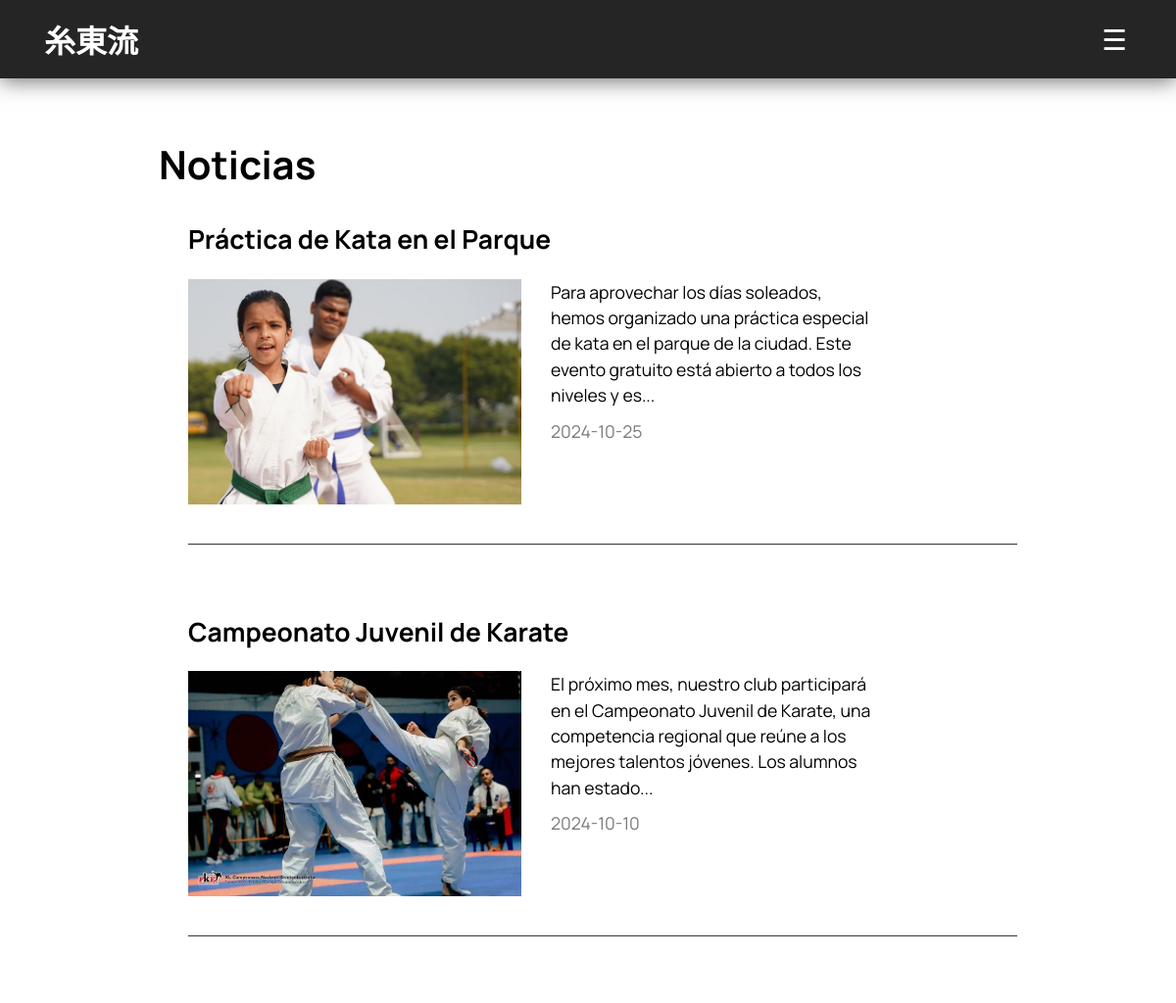
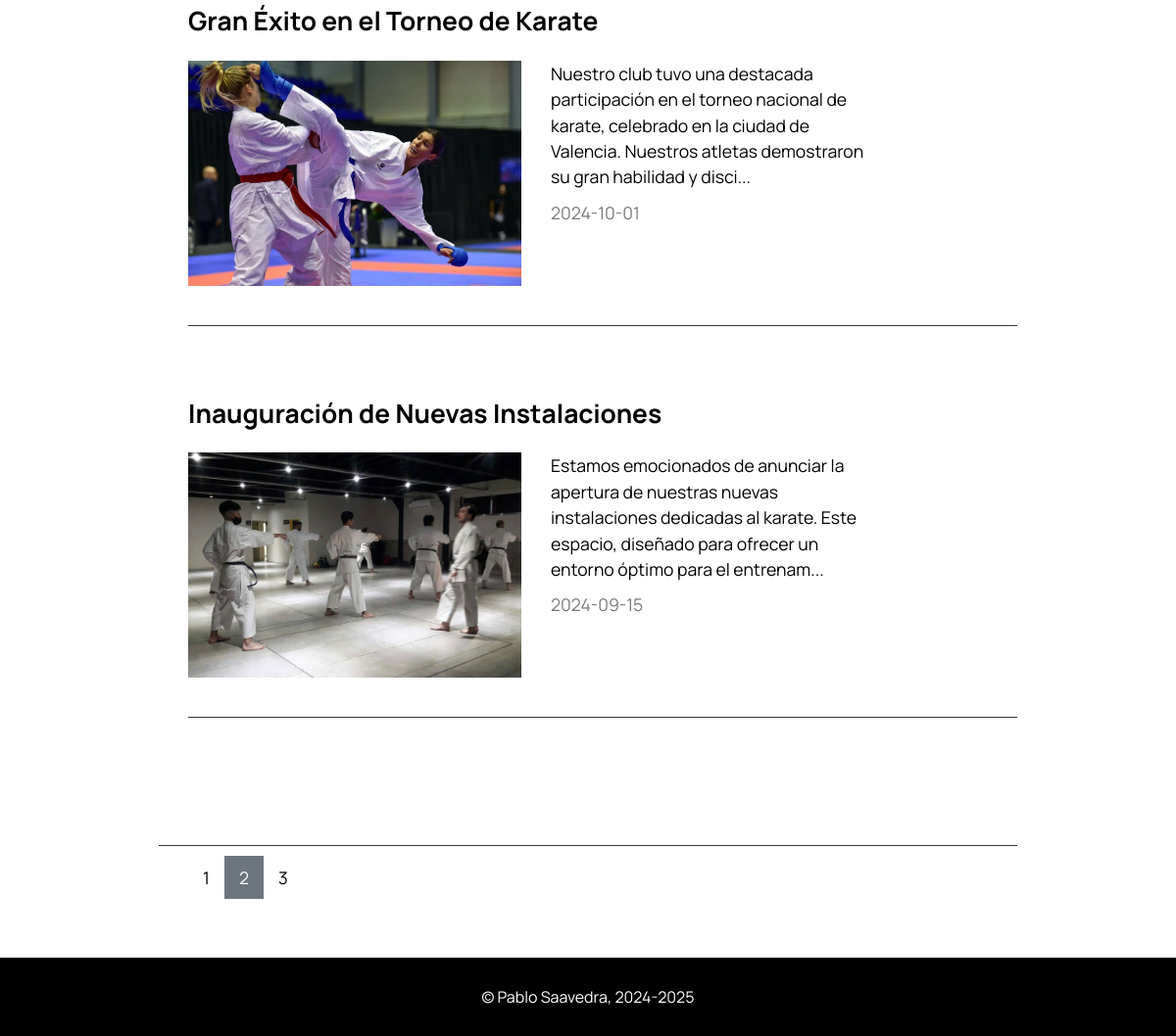
The app's page /paginas/noticias/noticias.php?pagina=2 with its own data (2 pictures, top to bottom).
### tables this page shows
CREATE TABLE noticia (
    id INTEGER NOT NULL PRIMARY KEY AUTO_INCREMENT,
    titulo VARCHAR(150) NOT NULL,
    contenido TEXT NOT NULL,
    imagen VARCHAR(255),
    fecha_publicacion DATE NOT NULL
);

### php/funciones.php (the view, shortened to what this page needs)
<?php
    function dibujarCabecera($ruta_i, $ruta_soc, $ruta_serv, $ruta_tes, $ruta_not, $ruta_cit, $ruta_prod, $ruta_dojo, $ruta_acc, $usuario, $sesion){
        $resultado='';
        $resultado.="
            <header>
                <h1><a href='$ruta_i'>糸東流</a></h1>
                    <nav>
                        <ul>
        ";
        if($sesion == ""){
            $resultado .= "
                <li><a href='$ruta_serv'>SERVICIOS</a></li>
                <li><a href='$ruta_tes'>TESTIMONIOS</a></li>
            ";
        }
        if($sesion != "") {
            if($sesion == "admin"){
                $resultado .= "
                    <li><a href='$ruta_prod/productos.php'>PRODUCTOS</a></li>
                    <li><a href='$ruta_soc/socios.php'>SOCIOS</a></li>
                    <li><a href='$ruta_acc/cerrar-sesion.php'>CERRAR SESIÓN DE ADMINISTRADOR</a></li>
                ";
            } else {
                $usuario = strtoupper($usuario);
                $resultado .= "
                    <li><a href='$ruta_prod/productos-cli.php'>PRODUCTOS</a></li>
                    <li><a href='$ruta_soc/perfil-socio.php'>PERFIL</a></li>
                    <li class ='close-session'><a href='$ruta_acc/cerrar-sesion.php'>CERRAR SESIÓN DE $usuario</a></li>
                ";
            }
        } else {
            $resultado .= "<li><a href='$ruta_acc/acceso.php'>ACCEDER</a></li>";
        }
        $resultado .= "
                    </ul>
                </nav>
            <button id='menu-btn' aria-label='Toggle menu'>&#9776;</button>
            </header>
        ";
        return $resultado;
    }
    function imprimirPaginado($conexion, $pagina){
        $resultado='<ul>';
        $total='';
        $sql='SELECT COUNT(id) AS total FROM noticia';
        $consulta=$conexion->prepare($sql);
        $consulta->execute();
        $consulta->bind_result($total);
        while($consulta->fetch()){
            $total=intval($total);
        }
        $num_paginas=round($total/4);
        for($i=1; $i<=$num_paginas; $i++){
            if($pagina == $i){
                $resultado.="<a href='noticias.php?pagina=$i'><li class='marcado'>$i</li></a>";
            }else{
                $resultado.="<a href='noticias.php?pagina=$i'><li>$i</li></a>";
            }
        }
        $resultado.='</ul>';
        return $resultado;
    }
    function imprimirNoticias($conexion, $pagina){
        $offset = ($pagina - 1) * 4;
        $sql="SELECT id,titulo,contenido,imagen,fecha_publicacion
        FROM noticia
        WHERE fecha_publicacion <= CURDATE()
        ORDER BY fecha_publicacion DESC, id DESC
        LIMIT 4 OFFSET $offset";
        $ruta_index=false;
        $resultado=generarListaNoticias($sql, $conexion, $ruta_index);
        return $resultado;
    }
    function generarListaNoticias($sql, $conexion, $ruta_index){
        $resultado='';
        $consulta=$conexion->prepare($sql);
        $consulta->execute();
        $consulta->bind_result($id, $titulo, $contenido, $ruta_imagen, $fecha);
        while($consulta->fetch()){
            $contenido=substr($contenido, 0, 170);
            $enlace="noticia-comp.php?id=$id";
            $resultado.="
            <a href='$enlace'>
                <article class='noticia' data-id='$id'>
                    <h2>$titulo</h2>
                    <div class='contenido-noticia'>
                        <div class='img-noticia'>
                            <img src='$ruta_imagen'>
                        </div>
                        <div class='side-text'>
                            <p>$contenido...</p>
                            <p>$fecha</p>
                        </div>
                    </div>
                </article>
            </a>";
        }
        return $resultado;
    }

### css/style.css (style rules this page uses)
* { margin: 0; padding: 0; box-sizing: border-box; font-family: Manrope; }
body { height: 100vh; display: flex; flex-direction: column; }
a:link, a:visited, a:hover, a:active { text-decoration: none; color: inherit; }
header { position: sticky; top: 0; z-index: 1; background-color: rgb(37, 37, 37); box-shadow: 0px 3px 20px rgb(37, 37, 37, 0.65); color: white; height: 80px; display: flex; justify-content: space-between; align-items: center; }
header>h1 { margin: 0px 40px 0px 45px; min-width: 100px; font-size: 2em; font-weight: 600; -webkit-user-drag: none; user-select: none; }
#menu-btn { display: none; background: none; border: none; font-size: 1.8em; color: white; cursor: pointer; margin-right: 50px; }
nav ul li, #menu-btn, header>h1 { transition: 0.2s ease; }
article.noticia { font-size: 1.1em; line-height: 1.5; padding-bottom: 20px; margin-bottom: 70px; border-bottom: 1px solid rgb(54, 54, 54); min-width: 400px; transition: 0.3s ease; }
article.noticia p:last-of-type { margin-top: 10px; color: rgb(121, 121, 121); }
div.img-noticia { min-width: 340px; height: 230px; margin: 20px 0; overflow: hidden; }
article.noticia img { width: 100%; height: 100%; object-fit: cover; display: block; }
div.contenido-noticia { display: flex; flex-direction: row; }
div.side-text { padding: 20px 17% 0px 30px; word-wrap: break-word; word-break: break-word; white-space: normal; }
@media (width <= 1417px) { #menu-btn { display: inline-block; } }

### css/style_noticias.css (style rules this page uses)
section.paginado ul { display: flex; flex-direction: row; justify-content: flex-start; border-top: 1px solid rgb(54, 54, 54); padding: 10px 0 0 30px; margin: 0; }
section.paginado ul li { list-style-type: none; padding: 10px 15px 10px 15px; font-size: 1.1rem; transition: 0.2s ease; }
section.paginado ul li.marcado { background-color: #6c757d; color: white; }

### records on screen
noticia: titulo "Práctica de Kata en el Parque", imagen (picture), contenido "Para aprovechar los días soleados, hemos organizado una práctica especial de kata en el parque de la ciudad. Este evento gratuito está abierto a todos los niveles y es", fecha_publicacion "2024-10-25"
noticia: titulo "Campeonato Juvenil de Karate", imagen (picture), contenido "El próximo mes, nuestro club participará en el Campeonato Juvenil de Karate, una competencia regional que reúne a los mejores talentos jóvenes. Los alumnos han estado", fecha_publicacion "2024-10-10"
noticia: titulo "Gran Éxito en el Torneo de Karate", imagen (picture), contenido "Nuestro club tuvo una destacada participación en el torneo nacional de karate, celebrado en la ciudad de Valencia. Nuestros atletas demostraron su gran habilidad y disci", fecha_publicacion "2024-10-01"
noticia: titulo "Inauguración de Nuevas Instalaciones", imagen (picture), contenido "Estamos emocionados de anunciar la apertura de nuestras nuevas instalaciones dedicadas al karate. Este espacio, diseñado para ofrecer un entorno óptimo para el entrenam", fecha_publicacion "2024-09-15"
